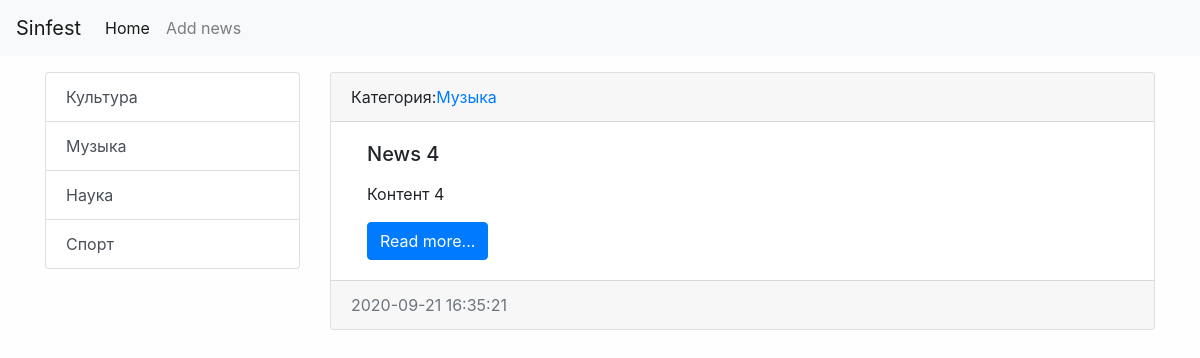
Page /category/3/ on the earlier database version.
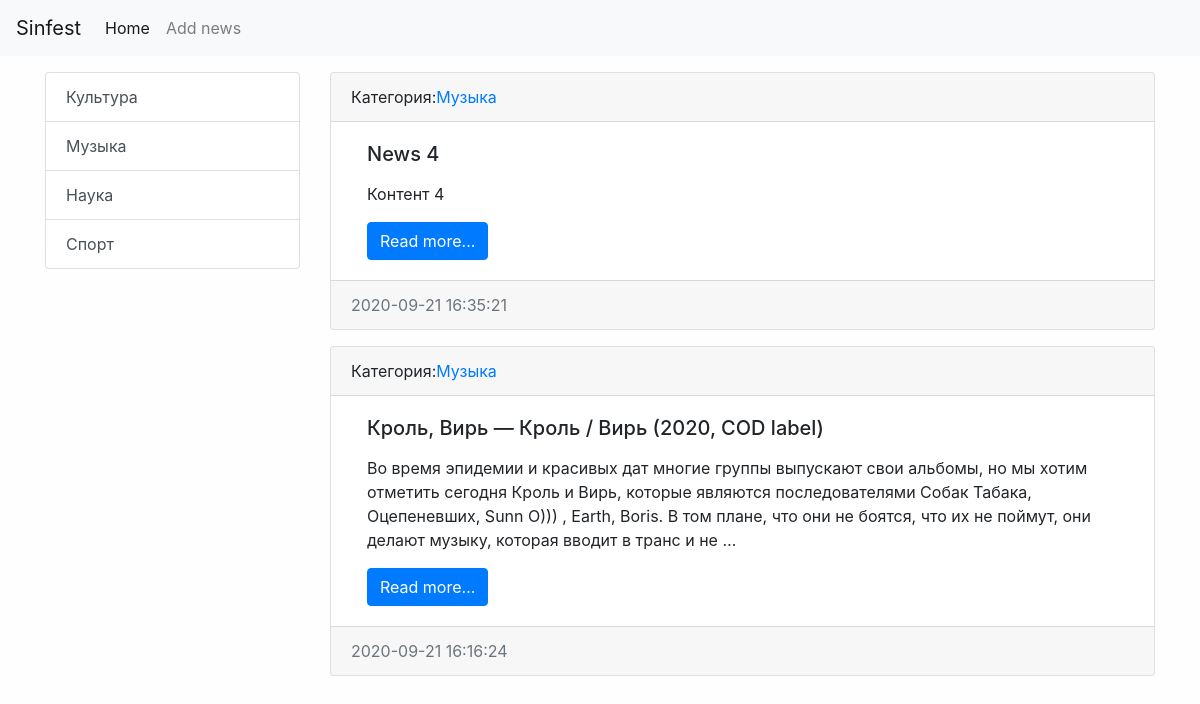
Same page on the later database version.
### news/models.py (models this page shows, shortened)
class Category(models.Model):
    title = models.CharField(max_length=150, db_index=True, verbose_name='Наименование категории')
    def get_absolute_url(self):
        return reverse("category", kwargs={"category_id": self.pk})
    def __str__(self):
        return self.title
    class Meta:
        verbose_name = 'Категория'
        verbose_name_plural = 'Категории'
        ordering = ['title']

class News(models.Model):
    title = models.CharField(max_length=150, verbose_name='Наименование')
    content = models.TextField(blank=True, verbose_name='Контент')
    created_at = models.DateTimeField(auto_now_add=True, verbose_name='Дата публикации')
    updated_at = models.DateTimeField(auto_now=True, verbose_name='Обновлено')
    photo = models.ImageField(upload_to='photos/%Y/%m/%d/', verbose_name='Фото', blank=True)
    is_published = models.BooleanField(default=True, verbose_name='Опубликовано')
    category = models.ForeignKey('Category', on_delete=models.PROTECT, verbose_name='Категория')
    def get_absolute_url(self):
        return reverse("view_news", kwargs={"news_id": self.pk})
    class Meta:
        verbose_name = 'Новость'
        verbose_name_plural = 'Новости'
        ordering = ['-created_at']

### news/views.py (the view)
# urls.py: path('category/<int:category_id>/', NewsByCategory.as_view(), name='category'),
class NewsByCategory(ListView):
    model = News
    template_name = 'news/home_news_list.html'
    context_object_name = 'news'
    allow_empty = False
    def get_context_data(self, *, object_list=None, **kwargs):
        context = super().get_context_data(**kwargs)
        context['title'] = Category.objects.get(pk=self.kwargs['category_id'])
        return context
    def get_queryset(self):
        return News.objects.filter(category_id=self.kwargs['category_id'], is_published=True)

### news/templatetags/news_tags.py (called while the page is built)
@register.inclusion_tag('news/list_categories.html')
def show_categories():
    categories = Category.objects.all()
    return {"categories" : categories}

### news/templates/news/home_news_list.html (shortened to what this page needs)
{% extends 'base.html' %}
{% block sidebar %}
{% include 'inc/_sidebar.html'%}
{% endblock %}
{% block content %}
{% for item in news %}
<div class="card mb-3">
    <div class="card-header">
        Категория:<a href="{{ item.category.get_absolute_url }}">{{ item.category }}</a>
    </div>
    <div class="card-body">
        <div class="media">
            <div class="media-body">
                <h5 class="card-title">{{ item.title }}</h5>
                <p class="card-text">{{ item.content|safe|linebreaks|truncatewords:50 }}</p>
                <a href="{{ item.get_absolute_url }}" class="btn btn-primary">Read more...</a>
            </div>
        </div>
    </div>
    <div class="card-footer text-muted">
        {{ item.created_at|date:"Y-m-d H:i:s" }}
    </div>
</div>
{% endfor %}
{% endblock %}

### news/templates/news/list_categories.html
<div class="list-group">
    {% for item in categories %}
    <a href="{{ item.get_absolute_url }}" class="list-group-item list-group-item-action">{{ item.title }}</a>
{% endfor %}
</div>

Differences in the rows shown:
now on this page (row edited): News: category "Музыка", title "Кроль, Вирь — Кроль / Вирь (2020, COD label)", content "Во время эпидемии и красивых дат многие группы выпускают свои альбомы, но мы хотим отметить сегодня Кроль и Вирь, которые являются последователями Собак Табака, Оцепеневших, Sunn O))) , Earth, Boris. В том плане, что они не боятся, что их не поймут, они делают музыку, которая вводит в транс и не …", created_at "2020-09-21 16:16:24"
